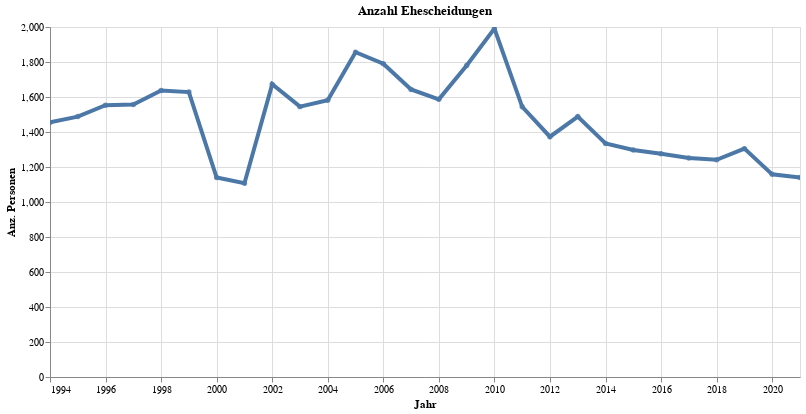

This figure's notebook cell:
### Code cell
myTitle="Anzahl Ehescheidungen"

highlight = alt.selection(type='single', on='mouseover',
                          fields=['StichtagDatJahr_str'], nearest=True)
#x='date:StichtagDatJahr',
base = alt.Chart(myAgg.reset_index().query('sum_AnzSche>1'), title=myTitle).encode(
    x=alt.X('StichtagDatJahr', axis=alt.Axis(title='Jahr'))# , axis=alt.Axis(format='%', title='percentage')
    , y=alt.X('sum_AnzSche', axis=alt.Axis(title='Anz. Personen'))
    #, color=alt.Color('AlterV05Kurz', legend=alt.Legend(title="Altersgruppen", orient="right"))  
    ,tooltip=['StichtagDatJahr', 'sum_AnzSchl', 'sum_AnzSche']    
)
points = base.mark_circle().encode(
    opacity=alt.value(0.75)
).add_selection(
    highlight
).properties(
    width=750 , height=350
)
lines = base.mark_line().encode(
    size=alt.condition(~highlight, alt.value(0.5), alt.value(4))
).interactive()

lines + points

### Figure 1 — Vega-Lite specification as saved in the notebook (floating-point values rounded to 4 significant figures)
{"config": {"view": {"continuousWidth": 400, "continuousHeight": 300}}, "layer": [{"mark": "line", "encoding": {"size": {"condition": {"value": 0.5, "selection": {"not": "selector009"}}, "value": 4}, "tooltip": [{"type": "temporal", "field": "StichtagDatJahr"}, {"type": "quantitative", "field": "sum_AnzSchl"}, {"type": "quantitative", "field": "sum_AnzSche"}], "x": {"type": "temporal", "axis": {"title": "Jahr"}, "field": "StichtagDatJahr"}, "y": {"type": "quantitative", "axis": {"title": "Anz. Personen"}, "field": "sum_AnzSche"}}, "selection": {"selector010": {"type": "interval", "bind": "scales", "encodings": ["x", "y"]}}, "title": "Anzahl Ehescheidungen"}, {"mark": "circle", "encoding": {"opacity": {"value": 0.75}, "tooltip": [{"type": "temporal", "field": "StichtagDatJahr"}, {"type": "quantitative", "field": "sum_AnzSchl"}, {"type": "quantitative", "field": "sum_AnzSche"}], "x": {"type": "temporal", "axis": {"title": "Jahr"}, "field": "StichtagDatJahr"}, "y": {"type": "quantitative", "axis": {"title": "Anz. Personen"}, "field": "sum_AnzSche"}}, "height": 350, "selection": {"selector009": {"type": "single", "on": "mouseover", "fields": ["StichtagDatJahr_str"], "nearest": true}}, "title": "Anzahl Ehescheidungen", "width": 750}], "data": {"name": "data-01587961923b8d722c2509d68329db43"}, "$schema": "https://vega.github.io/schema/vega-lite/v4.8.1.json", "datasets": {"data-01587961923b8d722c2509d68329db43": [{"StichtagDatJahr": "1994-01-01T00:00:00", "sum_AnzSchl": 3541, "sum_AnzSche": 1455}, {"StichtagDatJahr": "1995-01-01T00:00:00", "sum_AnzSchl": 3180, "sum_AnzSche": 1488}, {"StichtagDatJahr": "1996-01-01T00:00:00", "sum_AnzSchl": 3222, "sum_AnzSche": 1553}, {"StichtagDatJahr": "1997-01-01T00:00:00", "sum_AnzSchl": 3259, "sum_AnzSche": 1557}, {"StichtagDatJahr": "1998-01-01T00:00:00", "sum_AnzSchl": 3348, "sum_AnzSche": 1637}, {"StichtagDatJahr": "1999-01-01T00:00:00", "sum_AnzSchl": 3396, "sum_AnzSche": 1628}, {"StichtagDatJahr": "2000-01-01T00:00:00", "sum_AnzSchl": 3463, "sum_AnzSche": 1140}, {"StichtagDatJahr": "2001-01-01T00:00:00", "sum_AnzSchl": 3614, "sum_AnzSche": 1107}, {"StichtagDatJahr": "2002-01-01T00:00:00", "sum_AnzSchl": 3574, "sum_AnzSche": 1673}, {"StichtagDatJahr": "2003-01-01T00:00:00", "sum_AnzSchl": 3683, "sum_AnzSche": 1545}, {"StichtagDatJahr": "2004-01-01T00:00:00", "sum_AnzSchl": 3367, "sum_AnzSche": 1581}, {"StichtagDatJahr": "2005-01-01T00:00:00", "sum_AnzSchl": 3390, "sum_AnzSche": 1856}, {"StichtagDatJahr": "2006-01-01T00:00:00", "sum_AnzSchl": 3234, "sum_AnzSche": 1790}, {"StichtagDatJahr": "2007-01-01T00:00:00", "sum_AnzSchl": 3380, "sum_AnzSche": 1643}, {"StichtagDatJahr": "2008-01-01T00:00:00", "sum_AnzSchl": 3319, "sum_AnzSche": 1587}, {"StichtagDatJahr": "2009-01-01T00:00:00", "sum_AnzSchl": 3385, "sum_AnzSche": 1780}, {"StichtagDatJahr": "2010-01-01T00:00:00", "sum_AnzSchl": 3543, "sum_AnzSche": 1991}, {"StichtagDatJahr": "2011-01-01T00:00:00", "sum_AnzSchl": 3405, "sum_AnzSche": 1544}, {"StichtagDatJahr": "2012-01-01T00:00:00", "sum_AnzSchl": 3328, "sum_AnzSche": 1373}, {"StichtagDatJahr": "2013-01-01T00:00:00", "sum_AnzSchl": 3575, "sum_AnzSche": 1488}, {"StichtagDatJahr": "2014-01-01T00:00:00", "sum_AnzSchl": 3597, "sum_AnzSche": 1334}, {"StichtagDatJahr": "2015-01-01T00:00:00", "sum_AnzSchl": 3529, "sum_AnzSche": 1297}, {"StichtagDatJahr": "2016-01-01T00:00:00", "sum_AnzSchl": 3406, "sum_AnzSche": 1276}, {"StichtagDatJahr": "2017-01-01T00:00:00", "sum_AnzSchl": 3404, "sum_AnzSche": 1251}, {"StichtagDatJahr": "2018-01-01T00:00:00", "sum_AnzSchl": 3399, "sum_AnzSche": 1241}, {"StichtagDatJahr": "2019-01-01T00:00:00", "sum_AnzSchl": 3289, "sum_AnzSche": 1305}, {"StichtagDatJahr": "2020-01-01T00:00:00", "sum_AnzSchl": 2751, "sum_AnzSche": 1158}, {"StichtagDatJahr": "2021-01-01T00:00:00", "sum_AnzSchl": 2836, "sum_AnzSche": 1140}]}}
